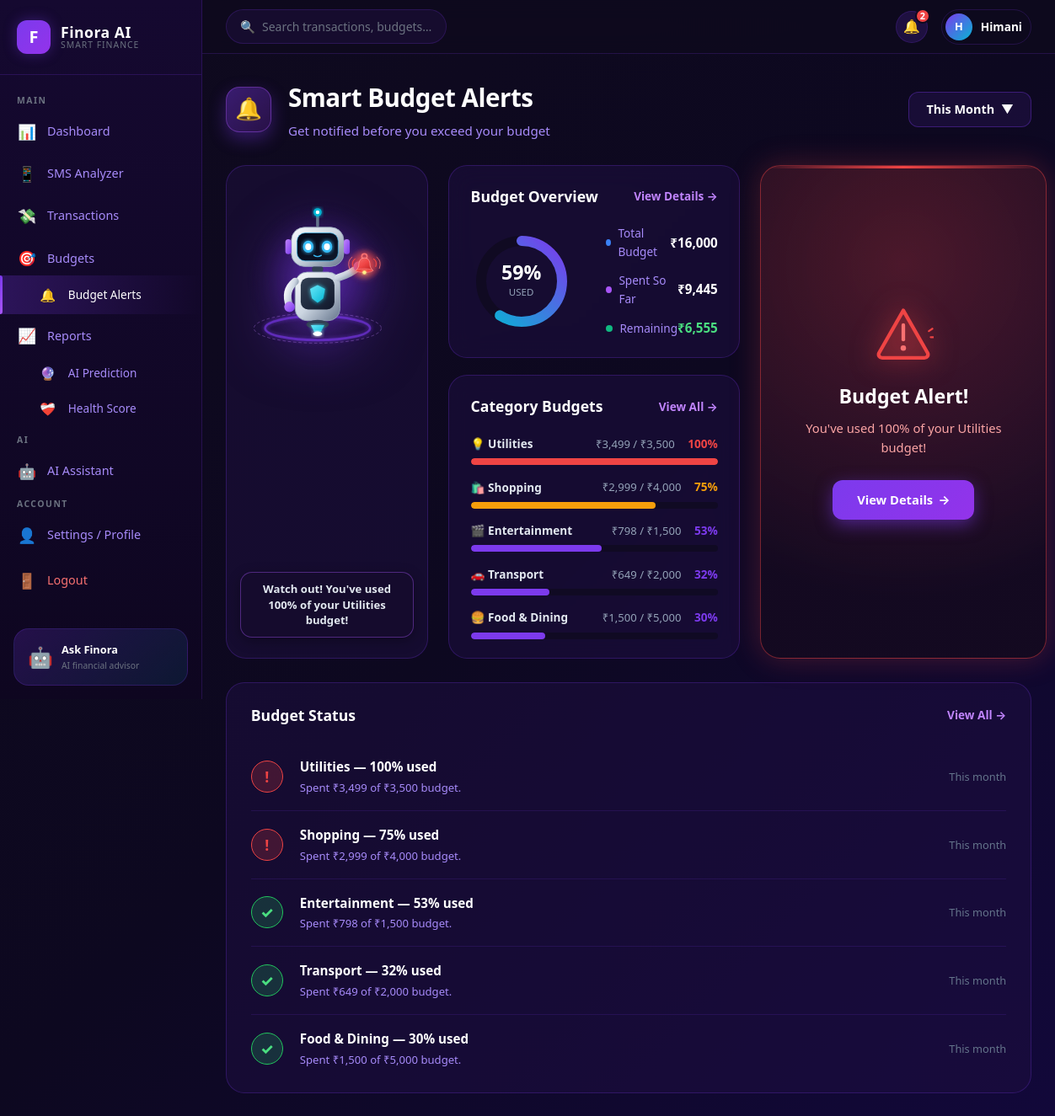
/budget-alerts (signed in), run on the app's committed database.
### models.py (models this page shows, shortened)
class User(db.Model):
    __tablename__ = 'users'
    id = db.Column(db.Integer, primary_key=True)
    full_name = db.Column(db.String(120), nullable=False)
    email = db.Column(db.String(255), unique=True, nullable=False, index=True)
    password_hash = db.Column(db.String(256), nullable=False)
    photo = db.Column(db.String(512), nullable=True, default=None)
    currency = db.Column(db.String(10), default='INR')
    monthly_income = db.Column(db.Numeric(12, 2), default=0, nullable=False)
    created_at = db.Column(db.DateTime, default=datetime.utcnow, nullable=False)
    transactions = db.relationship('Transaction', backref='user', lazy='dynamic',
                                   cascade='all, delete-orphan')
    budgets = db.relationship('Budget', backref='user', lazy='dynamic',
                              cascade='all, delete-orphan')

class Budget(db.Model):
    __tablename__ = 'budgets'
    id = db.Column(db.Integer, primary_key=True)
    user_id = db.Column(db.Integer, db.ForeignKey('users.id', ondelete='CASCADE'),
                        nullable=False, index=True)
    category = db.Column(db.String(80), nullable=False)
    limit_amount = db.Column(db.Numeric(12, 2), nullable=False)
    spent_amount = db.Column(db.Numeric(12, 2), default=0.0)
    month = db.Column(db.Integer, nullable=False)   # 1–12
    year = db.Column(db.Integer, nullable=False)

### app.py (the view)
    @app.route('/budget-alerts')
    @login_required
    def budget_alerts():
        user = _get_current_user()
        uid = session['user_id']
        now = datetime.utcnow()
        stats = get_month_stats(uid, now.month, now.year)
        budgets = Budget.query.filter_by(user_id=uid, month=now.month, year=now.year).all()
        total_budget = sum(float(b.limit_amount) for b in budgets)
        total_spent  = sum(float(b.spent_amount or 0) for b in budgets)
        remaining    = total_budget - total_spent
        pct_used     = round(total_spent / total_budget * 100) if total_budget > 0 else 0
        donut_offset = round(301.59 * (1 - pct_used / 100), 2)
        CATEGORY_ICONS = {
            'Food & Dining': '🍔', 'Transport': '🚗', 'Shopping': '🛍️',
            'Entertainment': '🎬', 'Health': '💊', 'Utilities': '💡',
            'Education': '📚', 'Travel': '✈️', 'Rent': '🏠',
            'Salary': '💰', 'Freelance': '💻', 'Investment': '📈', 'Other': '📂',
        }
        cat_data = []
        for b in sorted(budgets, key=lambda x: float(x.spent_amount or 0) / float(x.limit_amount or 1), reverse=True):
            pct = round(float(b.spent_amount or 0) / float(b.limit_amount) * 100) if b.limit_amount else 0
            pct = min(pct, 100)
            cat_data.append({
                'category': b.category,
                'icon': CATEGORY_ICONS.get(b.category, '📂'),
                'spent': float(b.spent_amount or 0),
                'budget': float(b.limit_amount),
                'pct': pct,
                'color': '#ef4444' if pct >= 85 else ('#f59e0b' if pct >= 70 else '#7c3aed'),
            })
        critical_alert = None
        if cat_data and cat_data[0]['pct'] >= 70:
            critical_alert = cat_data[0]
        if critical_alert:
            speech = f"Watch out! You've used {critical_alert['pct']}% of your {critical_alert['category']} budget!"
        elif budgets:
            speech = "Great job keeping your spending in check this month!"
        else:
            speech = "Set up budgets to get smart alerts here!"
        return render_template(
            'budget_alerts.html', user=user,
            pct_used=pct_used, donut_offset=donut_offset,
            total_budget=total_budget, total_spent=total_spent,
            remaining=remaining, cat_data=cat_data,
            critical_alert=critical_alert, speech=speech,
            stats=stats,
        )

### app.py (called while the page is built)
def login_required(f):
    @functools.wraps(f)
    def decorated(*args, **kwargs):
        if 'user_id' not in session:
            if request.path.startswith('/api/'):
                return jsonify({'success': False, 'error': 'Authentication required'}), 401
            return redirect(url_for('login'))
        return f(*args, **kwargs)
    return decorated

def _get_current_user() -> User | None:
    uid = session.get('user_id')
    if uid is None:
        return None
    return db.session.get(User, uid)

### utils.py (called while the page is built)
def get_month_stats(user_id: int, month: int, year: int) -> dict:
    txns = Transaction.query.filter(
        Transaction.user_id == user_id,
        db.extract('month', Transaction.date) == month,
        db.extract('year',  Transaction.date) == year,
    ).all()
    income   = sum(float(t.amount) for t in txns if t.type == 'income')
    expenses = sum(float(t.amount) for t in txns if t.type == 'expense')
    return {
        'income':            round(income, 2),
        'expenses':          round(expenses, 2),
        'savings':           round(income - expenses, 2),
        'transaction_count': len(txns),
    }

### templates/budget_alerts.html (shortened to what this page needs)
{% extends "base.html" %}
{% block content %}
<div class="page-header-row">
  <div class="header-left-badge">
    <div class="header-icon-box">🔔</div>
    <div class="header-text">
      <h1>Smart Budget Alerts</h1>
      <p>Get notified before you exceed your budget</p>
    </div>
  </div>
  <div>
    <button class="month-dropdown-btn">
      <span>This Month</span>
      <span>▼</span>
    </button>
  </div>
</div>
<div class="alerts-top-grid">
  <div class="mascot-alert-card">
    <img src="{{ url_for('static', filename='images/robot-bell.svg') }}" alt="Finora AI Bell Mascot" />
    <div class="mascot-speech-bubble">
      {{ speech }}
    </div>
  </div>
  <div class="center-cards-col">
    <div class="card-glass">
      <div class="card-head-row">
        <h3>Budget Overview</h3>
        <a href="{{ url_for('budgets') }}" class="card-link">View Details &rarr;</a>
      </div>
      <div class="overview-content">
        <div class="donut-container">
          <svg class="donut-circle-svg" width="120" height="120" viewBox="0 0 120 120">
            <circle cx="60" cy="60" r="48" fill="none" stroke="rgba(15, 10, 30, 0.8)" stroke-width="12" />
            <circle cx="60" cy="60" r="48" fill="none" stroke="url(#donutGrad)" stroke-width="12"
                    stroke-dasharray="301.59" stroke-dashoffset="{{ donut_offset }}" stroke-linecap="round" />
            <defs>
              <linearGradient id="donutGrad" x1="0%" y1="0%" x2="100%" y2="100%">
                <stop offset="0%" stop-color="#06b6d4" />
                <stop offset="100%" stop-color="#7c3aed" />
              </linearGradient>
            </defs>
          </svg>
          <div class="donut-center-label">
            <span class="num">{{ pct_used }}%</span>
            <span class="txt">Used</span>
          </div>
        </div>
        <div class="overview-stats-list">
          <div class="ov-stat-item">
            <div class="ov-stat-label">
              <span class="ov-stat-dot" style="background:#3b82f6;"></span>
              <span>Total Budget</span>
            </div>
            <span class="ov-stat-val">₹{{ "{:,.0f}".format(total_budget) }}</span>
          </div>
          <div class="ov-stat-item">
            <div class="ov-stat-label">
              <span class="ov-stat-dot" style="background:#a855f7;"></span>
              <span>Spent So Far</span>
            </div>
            <span class="ov-stat-val">₹{{ "{:,.0f}".format(total_spent) }}</span>
          </div>
          <div class="ov-stat-item">
            <div class="ov-stat-label">
              <span class="ov-stat-dot" style="background:#10b981;"></span>
              <span>Remaining</span>
            </div>
            <span class="ov-stat-val" style="color:#4ade80;">₹{{ "{:,.0f}".format(remaining) }}</span>
          </div>
        </div>
      </div>
    </div>
    <div class="card-glass">
      <div class="card-head-row">
        <h3>Category Budgets</h3>
        <a href="{{ url_for('budgets') }}" class="card-link">View All &rarr;</a>
      </div>
      {% if cat_data %}
        {% for cat in cat_data %}
        <div class="cat-bar-item">
          <div class="cat-bar-meta">
            <span class="cat-bar-name">{{ cat.icon }} {{ cat.category }}</span>
            <div>
              <span class="cat-bar-numbers">₹{{ "{:,.0f}".format(cat.spent) }} / ₹{{ "{:,.0f}".format(cat.budget) }}</span>
              <span class="cat-bar-pct" style="color: {{ cat.color }};">{{ cat.pct }}%</span>
            </div>
          </div>
          <div class="progress-track">
            <div class="progress-fill" style="width: {{ cat.pct }}%; background: {{ cat.color }};"></div>
          </div>
        </div>
        {% endfor %}
      {% else %}
        <div style="text-align:center; padding: 1.5rem 0; color: #64748b; font-size: 0.9rem;">
          No budgets set for this month.<br>
          <a href="{{ url_for('budgets') }}" style="color:#a78bfa; font-weight:700;">Set up budgets →</a>
        </div>
      {% endif %}
    </div>
  </div>
  <div class="critical-alert-card">
    <h2>Budget Alert!</h2>
    {% if critical_alert %}
    <p>You've used {{ critical_alert.pct }}% of your {{ critical_alert.category }} budget!</p>
    {% else %}
    <p>All budgets are looking good this month! 🎉</p>
    {% endif %}
    <a href="{{ url_for('budgets') }}" class="btn-view-alert">
      <span>View Details</span>
      <span>&rarr;</span>
    </a>
  </div>
</div>
<div class="recent-alerts-card">
  <div class="card-head-row">
    <h3>Budget Status</h3>
    <a href="{{ url_for('budgets') }}" class="card-link">View All &rarr;</a>
  </div>
  {% if cat_data %}
    {% for cat in cat_data %}
    <div class="recent-alert-row">
      <div class="recent-alert-left">
        <div class="alert-circle-badge {{ 'red' if cat.pct >= 70 else 'green' }}">
          {{ '!' if cat.pct >= 70 else '✓' }}
        </div>
        <div class="alert-row-meta">
          <div class="title">{{ cat.category }} — {{ cat.pct }}% used</div>
          <div class="desc">Spent ₹{{ "{:,.0f}".format(cat.spent) }} of ₹{{ "{:,.0f}".format(cat.budget) }} budget.</div>
        </div>
      </div>
      <div class="alert-row-time">This month</div>
    </div>
    {% endfor %}
  {% else %}
    <div style="text-align:center; padding: 1.5rem 0; color: #64748b; font-size: 0.9rem;">
      No budget data yet. <a href="{{ url_for('budgets') }}" style="color:#a78bfa; font-weight:700;">Set up budgets →</a>
    </div>
  {% endif %}
</div>
{% endblock %}

### templates/base.html (shortened to what this page needs)
<!DOCTYPE html>
<html lang="en">
<head>
  <link rel="stylesheet" href="{{ url_for('static', filename='css/style.css') }}" />
</head>
<body>
{% if not no_shell | default(false) %}
<aside class="sidebar" id="sidebar">
  <a href="{{ url_for('dashboard') }}" class="sidebar-logo">
    <div class="sidebar-logo-icon">F</div>
    <div class="sidebar-logo-text">
      <span class="name">Finora AI</span>
      <span class="tagline">Smart Finance</span>
    </div>
  </a>
  <nav class="sidebar-nav" aria-label="Main navigation">
    <span class="nav-section-label">Main</span>
    <a href="{{ url_for('dashboard') }}"
       class="nav-item {% if request.endpoint == 'dashboard' %}active{% endif %}">
      <span class="nav-icon">📊</span>
      <span>Dashboard</span>
    </a>
    <a href="{{ url_for('sms_analyzer') }}"
       class="nav-item {% if request.endpoint == 'sms_analyzer' %}active{% endif %}">
      <span class="nav-icon">📱</span>
      <span>SMS Analyzer</span>
    </a>
    <a href="{{ url_for('transactions') }}"
       class="nav-item {% if request.endpoint == 'transactions' %}active{% endif %}">
      <span class="nav-icon">💸</span>
      <span>Transactions</span>
    </a>
    <a href="{{ url_for('budgets') }}"
       class="nav-item {% if request.endpoint in ('budgets', 'budget_alerts') %}active{% endif %}">
      <span class="nav-icon">🎯</span>
      <span>Budgets</span>
    </a>
    <a href="{{ url_for('budget_alerts') }}"
       class="nav-item {% if request.endpoint == 'budget_alerts' %}active{% endif %}"
       style="padding-left: 2.8rem; font-size: 0.85rem; margin-top: -0.25rem;">
      <span class="nav-icon" style="font-size: 0.95rem;">🔔</span>
      <span>Budget Alerts</span>
    </a>
    <a href="{{ url_for('reports') }}"
       class="nav-item {% if request.endpoint in ('reports', 'spending_prediction', 'financial_health') %}active{% endif %}">
      <span class="nav-icon">📈</span>
      <span>Reports</span>
    </a>
    <a href="{{ url_for('spending_prediction') }}"
       class="nav-item {% if request.endpoint == 'spending_prediction' %}active{% endif %}"
       style="padding-left: 2.8rem; font-size: 0.85rem; margin-top: -0.25rem;">
      <span class="nav-icon" style="font-size: 0.95rem;">🔮</span>
      <span>AI Prediction</span>
    </a>
    <a href="{{ url_for('financial_health') }}"
       class="nav-item {% if request.endpoint == 'financial_health' %}active{% endif %}"
       style="padding-left: 2.8rem; font-size: 0.85rem; margin-top: -0.25rem;">
      <span class="nav-icon" style="font-size: 0.95rem;">❤️‍🩹</span>
      <span>Health Score</span>
    </a>
    <span class="nav-section-label">AI</span>
    <a href="{{ url_for('ai_assistant') }}"
       class="nav-item {% if request.endpoint == 'ai_assistant' %}active{% endif %}">
      <span class="nav-icon">🤖</span>
      <span>AI Assistant</span>
    </a>
    <span class="nav-section-label">Account</span>
    <a href="{{ url_for('profile') }}"
       class="nav-item {% if request.endpoint == 'profile' %}active{% endif %}">
      <span class="nav-icon">👤</span>
      <span>Settings / Profile</span>
    </a>
    <a href="{{ url_for('logout') }}" class="nav-item logout-btn">
      <span class="nav-icon">🚪</span>
      <span>Logout</span>
    </a>
  </nav>
  <a href="{{ url_for('ai_assistant') }}" class="sidebar-ai-bubble">
    <span class="ai-icon">🤖</span>
    <div class="ai-text">
      <div class="title">Ask Finora</div>
      <div class="subtitle">AI financial advisor</div>
    </div>
  </a>
</aside>
<div class="main-wrapper">
  <header class="topbar">
    <div class="topbar-left">
      <div class="search-bar">
        <span class="search-icon">🔍</span>
        <input type="text" placeholder="Search transactions, budgets…" aria-label="Global search" />
      </div>
    </div>
    <div class="topbar-right">
      <a href="{{ url_for('budget_alerts') }}" class="icon-btn" aria-label="Notifications" title="2 Budget Alerts" style="text-decoration:none; position:relative; display:inline-flex; align-items:center; justify-content:center;">
        🔔
        <span class="notification-badge" style="position:absolute; top:-4px; right:-4px; background:#ef4444; color:#fff; font-size:0.68rem; font-weight:800; border-radius:50%; width:18px; height:18px; display:flex; align-items:center; justify-content:center; border:2px solid #0f0a1e;">2</span>
      </a>
      <a href="{{ url_for('profile') }}" class="user-menu" aria-label="Profile">
        <div class="user-avatar">
          {% if current_user and current_user.photo %}
            <img src="{{ current_user.photo }}" alt="{{ current_user.full_name }}" />
          {% elif current_user %}
            {{ current_user.full_name[0] | upper }}
          {% else %}
            U
          {% endif %}
        </div>
        <span class="user-name">
          {% if current_user %}{{ current_user.full_name.split()[0] }}{% else %}User{% endif %}
        </span>
      </a>
    </div>
  </header>
  <main class="page-content">
{% endif %}
    {% block content %}{% endblock %}
{% if not no_shell | default(false) %}
  </main>
</div>
{% endif %}
</body>
</html>

### data on the page
User: full_name "H", full_name "Himani"
Budget: icon "💡", category "Utilities", spent "3,499", budget "3,500", pct "100", pct "!"
Budget: icon "🛍️", category "Shopping", spent "2,999", budget "4,000", pct "75", pct "!"
Budget: icon "🎬", category "Entertainment", spent "798", budget "1,500", pct "53", pct "✓"
Budget: icon "🚗", category "Transport", spent "649", budget "2,000", pct "32", pct "✓"
Budget: icon "🍔", category "Food & Dining", spent "1,500", budget "5,000", pct "30", pct "✓"

### other printed values
{{ speech }} "Watch out! You've used 100% of your Utilities budget!"
{{ pct_used }} "59"
{{ "{:,.0f}".format(total_budget) }} "16,000"
{{ "{:,.0f}".format(total_spent) }} "9,445"
{{ "{:,.0f}".format(remaining) }} "6,555"
{{ critical_alert.pct }} "100"
